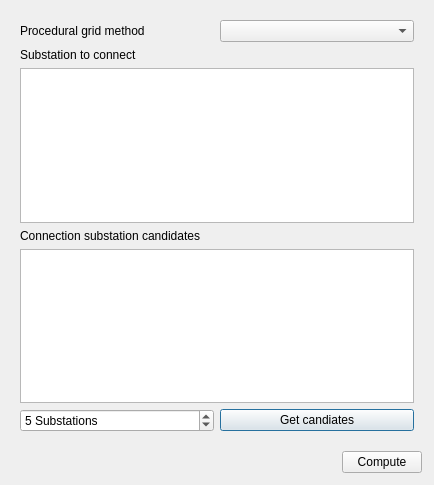
<?xml version="1.0" encoding="UTF-8"?>
<ui version="4.0">
 <class>Dialog</class>
 <widget class="QDialog" name="Dialog">
  <property name="geometry">
   <rect>
    <x>0</x>
    <y>0</y>
    <width>434</width>
    <height>485</height>
   </rect>
  </property>
  <property name="windowTitle">
   <string>Procedural Grid</string>
  </property>
  <layout class="QVBoxLayout" name="verticalLayout_2">
   <item>
    <widget class="QFrame" name="frame_2">
     <property name="frameShape">
      <enum>QFrame::Shape::NoFrame</enum>
     </property>
     <property name="frameShadow">
      <enum>QFrame::Shadow::Raised</enum>
     </property>
     <layout class="QGridLayout" name="gridLayout">
      <item row="7" column="1">
       <spacer name="verticalSpacer">
        <property name="orientation">
         <enum>Qt::Orientation::Vertical</enum>
        </property>
        <property name="sizeHint" stdset="0">
         <size>
          <width>20</width>
          <height>40</height>
         </size>
        </property>
       </spacer>
      </item>
      <item row="6" column="1">
       <widget class="QPushButton" name="computeCandidatesButton">
        <property name="toolTip">
         <string>Compute the N closest candiate substations</string>
        </property>
        <property name="text">
         <string>Get candiates</string>
        </property>
       </widget>
      </item>
      <item row="3" column="0" colspan="2">
       <widget class="QListView" name="targetSubstationListView"/>
      </item>
      <item row="0" column="0">
       <widget class="QLabel" name="label">
        <property name="text">
         <string>Procedural grid method</string>
        </property>
       </widget>
      </item>
      <item row="6" column="0">
       <widget class="QSpinBox" name="topClosestSpinBox">
        <property name="suffix">
         <string> Substations</string>
        </property>
        <property name="minimum">
         <number>1</number>
        </property>
        <property name="maximum">
         <number>9999999</number>
        </property>
        <property name="value">
         <number>5</number>
        </property>
       </widget>
      </item>
      <item row="5" column="0" colspan="2">
       <widget class="QListView" name="candidateSubstationListView">
        <property name="toolTip">
         <string>List of subations that can be connected to the selected substations</string>
        </property>
       </widget>
      </item>
      <item row="0" column="1">
       <widget class="QComboBox" name="methodComboBox"/>
      </item>
      <item row="2" column="0">
       <widget class="QLabel" name="label_3">
        <property name="text">
         <string>Substation to connect</string>
        </property>
       </widget>
      </item>
      <item row="4" column="0">
       <widget class="QLabel" name="label_2">
        <property name="text">
         <string>Connection substation candidates</string>
        </property>
       </widget>
      </item>
     </layout>
    </widget>
   </item>
   <item>
    <widget class="QFrame" name="frame">
     <property name="frameShape">
      <enum>QFrame::Shape::NoFrame</enum>
     </property>
     <property name="frameShadow">
      <enum>QFrame::Shadow::Raised</enum>
     </property>
     <layout class="QHBoxLayout" name="horizontalLayout">
      <property name="leftMargin">
       <number>1</number>
      </property>
      <property name="topMargin">
       <number>1</number>
      </property>
      <property name="rightMargin">
       <number>1</number>
      </property>
      <property name="bottomMargin">
       <number>1</number>
      </property>
      <item>
       <spacer name="horizontalSpacer">
        <property name="orientation">
         <enum>Qt::Orientation::Horizontal</enum>
        </property>
        <property name="sizeHint" stdset="0">
         <size>
          <width>40</width>
          <height>20</height>
         </size>
        </property>
       </spacer>
      </item>
      <item>
       <widget class="QPushButton" name="computeButton">
        <property name="text">
         <string>Compute</string>
        </property>
        <property name="icon">
         <iconset resource="../Icons/icons.qrc">
          <normaloff>:/Icons/icons/schematic.png</normaloff>:/Icons/icons/schematic.png</iconset>
        </property>
       </widget>
      </item>
     </layout>
    </widget>
   </item>
  </layout>
 </widget>
 <resources>
  <include location="../Icons/icons.qrc"/>
 </resources>
 <connections/>
</ui>
